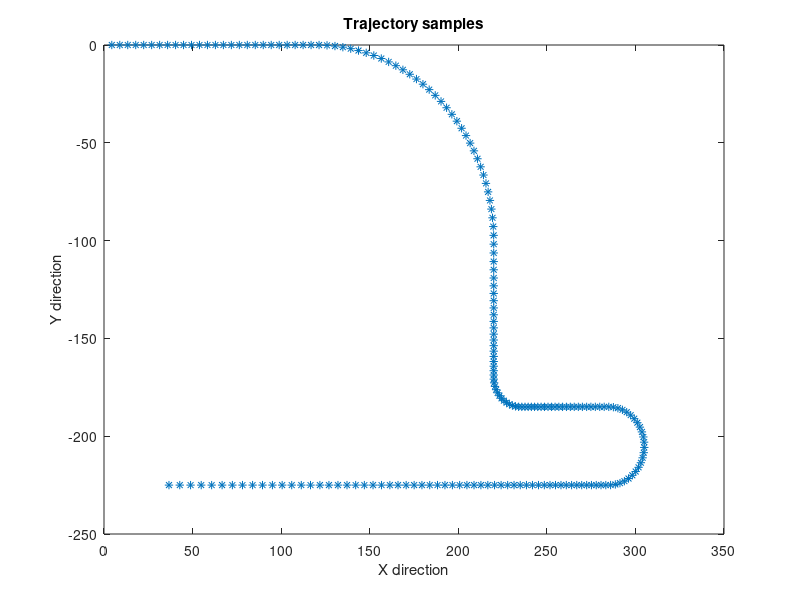
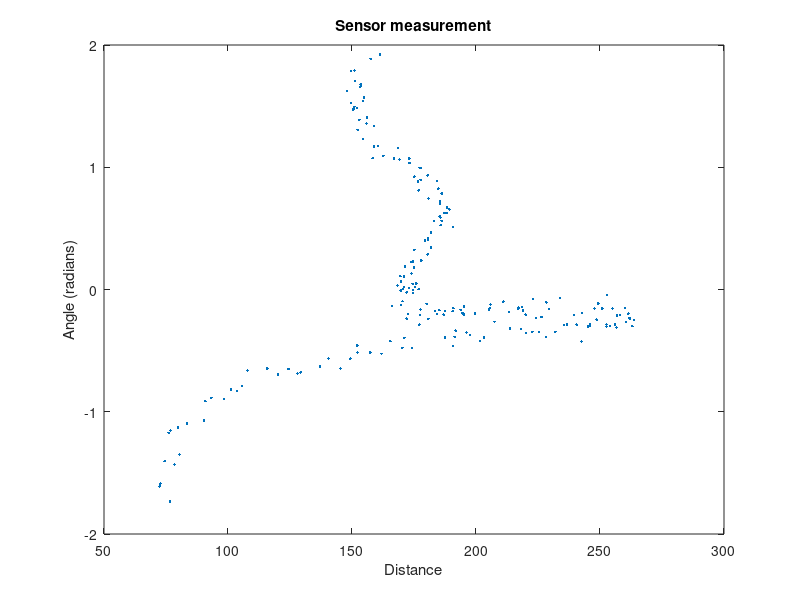
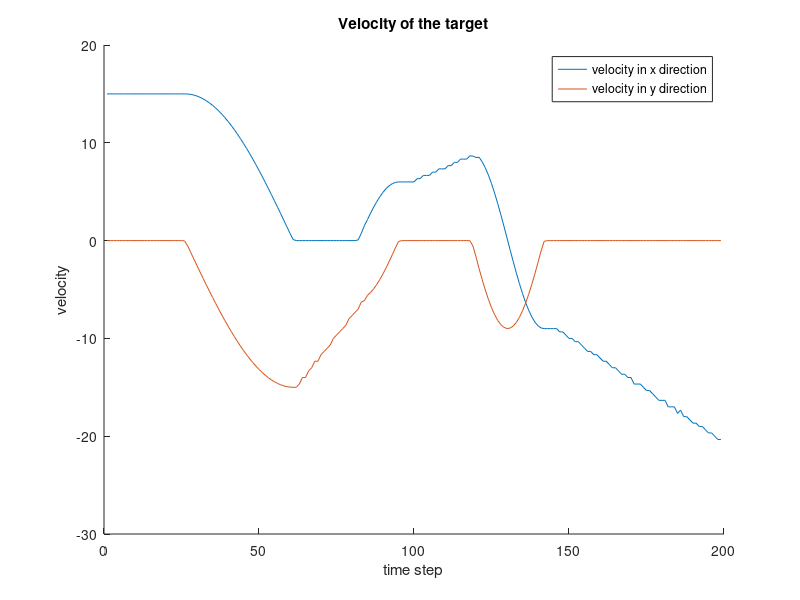

These charts were generated, in order, by the following MATLAB code: (Note: this script raises an error after producing the figures.)
clc;clear
close all
%% Generate Samples
load('Xk.mat')
s = [50;-150];
len = size(Xk,2);
d = zeros(1,len);
theta = zeros(1,len);
for i = 1:len
    d(i) = sqrt((Xk(1,i)-s(1))^2+(Xk(2,i)-s(2))^2);
    theta(i) = atan2(Xk(2,i)-s(2),Xk(1,i)-s(1));
    %         if theta(i) < 0
    %             theta(i) = theta(i) + pi;
    %         end
end

y_hat = [d + 3*randn(size(d));theta + 0.015*pi*randn(size(theta))];
%y_hat = [d;theta];

figure
plot(Xk(1,:),Xk(2,:),'*')
title('Trajectory samples');
xlabel('X direction');
ylabel('Y direction')

figure
plot(y_hat(1,:),y_hat(2,:),'.')
title('Sensor measurement')
xlabel('Distance');
ylabel('Angle (radians)');

%% Cubature Kalman filter (CV model)
T = 0.3;
v_x = diff(Xk(1,:))/T;
v_y = diff(Xk(2,:))/T;

figure
hold on
plot(v_x)
plot(v_y)
xlabel('time step')
ylabel('velocity')
title('Velocity of the target')
legend('velocity in x direction','velocity in y direction')

sigmaCV = 2; % motion noise (setting manually)

% dist = zeros(96,1);
% j = 1;
% for sigmaCV = 0.5:0.1:10

A_cv = kron([1 T;0 1],eye(2));
Q_cv = sigmaCV^2*kron([T^3/3 T^2/2;T^2/2 T],eye(2));
R = [3^2 0;0 (0.015*pi)^2];
%R = zeros(2,2);

dim = 4;
P = zeros(dim,dim,len);
x = zeros(dim,len);
P(:,:,1) = eye(dim); % initial covariance
x(:,1) = [Xk(1,1);Xk(2,1);v_x(1);v_y(1)]; % initial state


for i = 2:len
    chi = sigmaPoints(x(:,i-1),P(:,:,i-1),dim); % generate sigma points
    x(:,i) = 1/(2*dim)*sum(A_cv*chi,2); % predicted state
    P(:,:,i) = Q_cv + 1/(2*dim)*motionCov(A_cv,chi,x(:,i),dim); % predicted covariance
    % Update step
    chi = sigmaPoints(x(:,i),P(:,:,i),dim);
    measurements = H_meas(chi,dim,s);
    y = 1/(2*dim)*sum(measurements,2);
    Pxy = 1/(2*dim)*sum(P_xy(measurements, chi, x(:,i), y, dim ),3);
    S = R + 1/(2*dim)*sum(measCov( measurements, dim, y ),3);
    x(:,i) = x(:,i) + Pxy/S*(y_hat(:,i)-y);
    P(:,:,i) = P(:,:,i) - Pxy/S*Pxy';
end

% for idx = 1:len-1
%     dist(j) = dist(j) + (x(:,idx)-[Xk(:,idx);v_x(idx);v_y(idx)])'*(x(:,idx)-[Xk(:,idx);v_x(idx);v_y(idx)]);
% end
% j = j + 1;
% end

figure
hold on
plot(x(1,:),x(2,:),'*')
plot(Xk(1,:),Xk(2,:))
title('Estimation of CV model using cubature rule');
legend('estimation','true trajectory')
xlabel('X direction')
ylabel('Y direction')

figure
hold on
plot(x(3,:),x(4,:),'*')
plot(v_x,v_y)
title('Velocity estimation of CV model using cubature rule');
xlabel('X direction')
ylabel('Y direction')
legend('estimation','true value')

%% Cubature Kalman filter (CA model)
a_x = diff(v_x)/T;
a_y = diff(v_y)/T;

figure
hold on
plot(a_x)
plot(a_y)
xlabel('time step')
ylabel('acceleration')
title('Acceleration of the target')
legend('Acceleration in x direction','Acceleration in y direction')

sigmaCA = 0.5; % motion noise (setting manually)
% dist = zeros(96,1);
% j = 1;
% for sigmaCA = 0.5:0.1:10

A_ca = kron([1 T T^2/2;0 1 T;0 0 1],eye(2));
Q_ca = sigmaCA^2*kron([T^5/20 T^4/8 T^3/6;T^4/8 T^3/3 T^2/2;...
    T^3/6 T^2/2 T],eye(2));

dim = 6;
P = zeros(dim,dim,len);
x = zeros(dim,len);
P(:,:,1) = eye(dim); % initial covariance
x(:,1) = [Xk(1,1);Xk(2,1);v_x(1);v_y(1);a_x(1);a_y(1)]; % initial state

for i = 2:len
    chi = sigmaPoints(x(:,i-1),P(:,:,i-1),dim); % generate sigma points
    x(:,i) = 1/(2*dim)*sum(A_ca*chi,2); % predicted state
    P(:,:,i) = Q_ca + 1/(2*dim)*motionCov(A_ca,chi,x(:,i),dim); % predicted covariance
    % Update step
    chi = sigmaPoints(x(:,i),P(:,:,i),dim);
    measurements = H_meas(chi,dim,s);
    y = 1/(2*dim)*sum(measurements,2);
    Pxy = 1/(2*dim)*sum(P_xy( measurements, chi, x(:,i), y, dim ),3);
    S = R + 1/(2*dim)*sum(measCov( measurements, dim, y ),3);
    x(:,i) = x(:,i) + Pxy/S*(y_hat(:,i)-y);
    P(:,:,i) = P(:,:,i) - Pxy/S*Pxy';
end

% for idx = 1:len-2
%     dist(j) = dist(j) + (x(1:4,idx)-[Xk(:,idx);v_x(idx);v_y(idx)])'*(x(1:4,idx)-[Xk(:,idx);v_x(idx);v_y(idx)]);
% end
% j = j + 1;
% end

figure
hold on
plot(x(1,:),x(2,:),'*')
plot(Xk(1,:),Xk(2,:))
title('Estimation of CA model using cubature rule');
xlabel('X direction')
ylabel('Y direction')
legend('estimation','true value')

figure
hold on
plot(x(3,:),x(4,:),'*')
plot(v_x,v_y)
title('Velocity estimation of CA model using cubature rule');
xlabel('X direction')
ylabel('Y direction')
legend('estimation','true value')

%% Cubature RTS smoother (CV model)
sigmaCV = 2; % motion noise (setting manually)
A_cv = kron([1 T;0 1],eye(2));
Q_cv = sigmaCV^2*kron([T^3/3 T^2/2;T^2/2 T],eye(2));
R = [3^2 0;0 (0.015*pi)^2];
%R = zeros(2,2);

dim = 4;
P_predict = zeros(dim,dim,len-1);
P_update = zeros(dim,dim,len);
x_predict = zeros(dim,len-1);
x_update = zeros(dim,len);
P_update(:,:,1) = eye(dim); % initial covariance
x_update(:,1) = [Xk(1,1);Xk(2,1);v_x(1);v_y(1)]; % initial state

% Forward filtering
for i = 2:len
    chi = sigmaPoints(x_update(:,i-1),P_update(:,:,i-1),dim); % generate sigma points
    x_predict(:,i-1) = 1/(2*dim)*sum(A_cv*chi,2); % predicted state
    P_predict(:,:,i-1) = Q_cv + 1/(2*dim)*motionCov(A_cv,chi,x_predict(:,i-1),dim); % predicted covariance
    % Update step
    chi = sigmaPoints(x_predict(:,i-1),P_predict(:,:,i-1),dim);
    measurements = H_meas(chi,dim,s);
    y = 1/(2*dim)*sum(measurements,2);
    Pxy = 1/(2*dim)*sum(P_xy(measurements,chi,x_predict(:,i-1),y,dim),3);
    S = R + 1/(2*dim)*sum(measCov(measurements,dim,y),3);
    x_update(:,i) = x_predict(:,i-1) + Pxy/S*(y_hat(:,i)-y);
    P_update(:,:,i) = P_predict(:,:,i-1) - Pxy/S*Pxy';
end


x_smooth = zeros(dim,len);
P_smooth = zeros(dim,dim,len);
x_smooth(:,end) = x_update(:,end);
P_smooth(:,:,end) = P_update(:,:,end);
G = zeros(dim,dim,len-1);
% Backward recursion
for i = 1:len-1
    G(:,:,i) = P_update(:,:,end-i)*A_cv'/P_predict(:,:,end-i+1);
    x_smooth(:,end-i) = x_update(:,end-i) + G(:,:,i)*...
        (x_smooth(:,end-i+1) - x_predict(:,end-i+1));
    P_smooth(:,:,end-i) = P_update(:,:,end-i) + G(:,:,i)*...
        (P_smooth(:,:,end-i+1) - P_predict(:,:,end-i+1))*G(:,:,i)';
end


figure
hold on
plot(Xk(1,:),Xk(2,:))
plot(x_update(1,:),x_update(2,:),'.-')
plot(x_smooth(1,:),x_smooth(2,:),'o')
title('Estimation of trajectory using CV model using RTS smoother');
xlabel('X direction')
ylabel('Y direction')
legend('true trajectory','filtering trajectory','smoothing trajectory')

figure
hold on
plot(v_x,v_y);
plot(x_update(3,:),x_update(4,:),'*')
plot(x_smooth(3,:),x_smooth(4,:),'o')
title('Estimation of velocity using CV model using RTS smoother');
xlabel('X direction')
ylabel('Y direction')
legend('true velocity','filtering velocity','smoothing velocity')


%% No measurements between time step 150~175
sigmaCV = 2; % motion noise (setting manually)
A_cv = kron([1 T;0 1],eye(2));
Q_cv = sigmaCV^2*kron([T^3/3 T^2/2;T^2/2 T],eye(2));
R = [3^2 0;0 (0.015*pi)^2];
%R = zeros(2,2);

dim = 4;
P_predict = zeros(dim,dim,len-1);
P_update = zeros(dim,dim,len);
x_predict = zeros(dim,len-1);
x_update = zeros(dim,len);
P_update(:,:,1) = eye(dim); % initial covariance
x_update(:,1) = [Xk(1,1);Xk(2,1);v_x(1);v_y(1)]; % initial state

% Forward filtering
for i = 2:len
    chi = sigmaPoints(x_update(:,i-1),P_update(:,:,i-1),dim); % generate sigma points
    x_predict(:,i-1) = 1/(2*dim)*sum(A_cv*chi,2); % predicted state
    P_predict(:,:,i-1) = Q_cv + 1/(2*dim)*motionCov(A_cv,chi,x_predict(:,i-1),dim); % predicted covariance
    % Update step
    chi = sigmaPoints(x_predict(:,i-1),P_predict(:,:,i-1),dim);
    measurements = H_meas(chi,dim,s);
    y = 1/(2*dim)*sum(measurements,2);
    Pxy = 1/(2*dim)*sum(P_xy(measurements,chi,x_predict(:,i-1),y,dim),3);
    S = R + 1/(2*dim)*sum(measCov(measurements,dim,y),3);
    if i >= 150 && i <= 175
        x_update(:,i) = x_predict(:,i-1);
        P_update(:,:,i) = P_predict(:,:,i-1);
    else
        x_update(:,i) = x_predict(:,i-1) + Pxy/S*(y_hat(:,i)-y);
        P_update(:,:,i) = P_predict(:,:,i-1) - Pxy/S*Pxy';
    end
end


x_smooth = zeros(dim,len);
P_smooth = zeros(dim,dim,len);
x_smooth(:,end) = x_update(:,end);
P_smooth(:,:,end) = P_update(:,:,end);
G = zeros(dim,dim,len-1);
% Backward recursion
for i = 1:len-1
    G(:,:,i) = P_update(:,:,end-i)*A_cv'/P_predict(:,:,end-i+1);
    x_smooth(:,end-i) = x_update(:,end-i) + G(:,:,i)*...
        (x_smooth(:,end-i+1) - x_predict(:,end-i+1));
    P_smooth(:,:,end-i) = P_update(:,:,end-i) + G(:,:,i)*...
        (P_smooth(:,:,end-i+1) - P_predict(:,:,end-i+1))*G(:,:,i)';
end


figure
hold on
plot(x_update(1,:),x_update(2,:),'.-')
plot(x_smooth(1,:),x_smooth(2,:),'*')
title('Estimation of trajectory using CV model using RTS smoother with few time steps missing');
xlabel('X direction')
ylabel('Y direction')
legend('Kalman filtering','RTS smoother')

figure
hold on
plot(x_update(3,:),x_update(4,:),'.-')
plot(x_smooth(3,:),x_smooth(4,:),'*')
title('Estimation of velocity using CV model using RTS smoother with few time steps missing');
xlabel('X direction')
ylabel('Y direction')
legend('Kalman filtering','RTS smoother')

%% MSE for individual state elements
trial = 100;
se_px = zeros(trial,len);
se_py = zeros(trial,len);
se_vx = zeros(trial,len-1);
se_vy = zeros(trial,len-1);
covPosterior = zeros(dim,len,trial);
for t = 1:trial
    y_hat = [d + 3*randn(size(d));theta + 0.015*pi*randn(size(theta))];
    dim = 4;
    P = zeros(dim,dim,len);
    x = zeros(dim,len);
    P(:,:,1) = eye(dim); % initial covariance
    x(:,1) = [Xk(1,1);Xk(2,1);v_x(1);v_y(1)]; % initial state
    
    
    for i = 2:len
        chi = sigmaPoints(x(:,i-1),P(:,:,i-1),dim); % generate sigma points
        x(:,i) = 1/(2*dim)*sum(A_cv*chi,2); % predicted state
        P(:,:,i) = Q_cv + 1/(2*dim)*motionCov(A_cv,chi,x(:,i),dim); % predicted covariance
        % Update step
        chi = sigmaPoints(x(:,i),P(:,:,i),dim);
        measurements = H_meas(chi,dim,s);
        y = 1/(2*dim)*sum(measurements,2);
        Pxy = 1/(2*dim)*sum(P_xy(measurements, chi, x(:,i), y, dim ),3);
        S = R + 1/(2*dim)*sum(measCov( measurements, dim, y ),3);
        x(:,i) = x(:,i) + Pxy/S*(y_hat(:,i)-y);
        P(:,:,i) = P(:,:,i) - Pxy/S*Pxy';
    end
    
    for i = 1:len
        covPosterior(:,i,t) = diag(P(:,:,i));
    end
    se_px(t,:) = (x(1,:) - Xk(1,:)).^2;
    se_py(t,:) = (x(2,:) - Xk(2,:)).^2;
    se_vx(t,:) = (x(3,1:end-1) - v_x).^2;
    se_vy(t,:) = (x(4,1:end-1) - v_y).^2;
    
end
mse_px = mean(se_px);
mse_py = mean(se_py);
mse_vx = mean(se_vx);
mse_vy = mean(se_vy);

averageCov = mean(covPosterior,3);

figure
hold on
plot(averageCov');
xlabel('time step')
ylabel('posterior covariance')
title('Average Posterior covariance of individual state over 100 simulations')
legend('position x','position y','velocity x','velocity y')

figure
hold on
plot(mse_px)
plot(mse_py)
plot(mse_vx)
plot(mse_vy)
xlabel('time step')
ylabel('mean square error for filtering')
title('Mean square error of individual state over 100 simulations')
legend('position x','position y','velocity x','velocity y')
